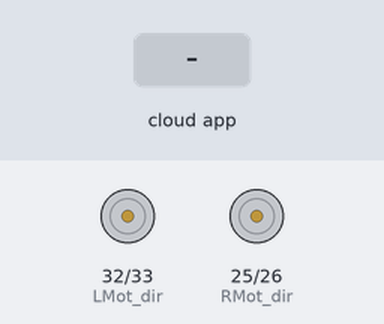
A sketch run on a simulated ESP32. On the bench: direction and speed pins drawn as motors (green arrow = direction pin HIGH = forward, orange = LOW = backward, longer = more drive). The test bench sets the inputs (shaded band). The ROS host is connected and sends only what is stated.

Above: at 3.2 s.
3.3 s: the phone or cloud app sets linear.x to -100
At 4.5 s:
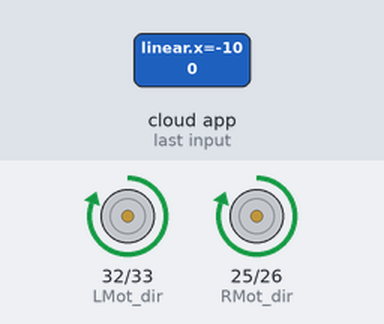
4.8 s: the phone or cloud app sets linear.x to 100
At 5.9 s:
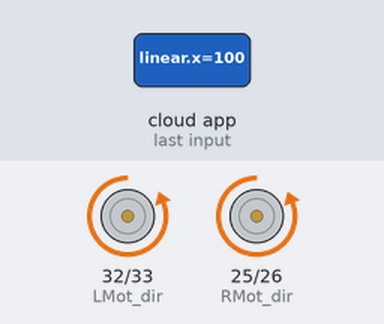
Timing chart, 0 to 7.8 s (numbered marks = the images above; inputs shaded):
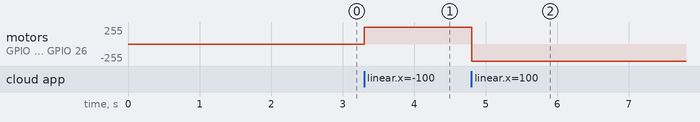

Measured:
- after the input at 3.3 s, motor on GPIO 32 (LMot_dir) / GPIO 33 (LMot_pwm), motor on GPIO 25 (RMot_dir) / GPIO 26 (RMot_pwm): stopped → forward 255/255 at once
- after the input at 4.8 s, motor on GPIO 32 (LMot_dir) / GPIO 33 (LMot_pwm), motor on GPIO 25 (RMot_dir) / GPIO 26 (RMot_pwm): forward 255/255 → backward 255/255 at once

The sketch:

colmibot_node_twist.ino
```cpp
#include <micro_ros_arduino.h> // Incluye la librería principal para micro-ROS en entornos Arduino.

#include <stdio.h> // Incluye la librería estándar de entrada/salida.
#include <rcl/rcl.h> // Incluye la librería del cliente ROS (ROS Client Library).
#include <rcl/error_handling.h> // Incluye funciones para el manejo de errores de RCL.
#include <rclc/rclc.h> // Incluye la librería del cliente ROS C (ROS Client Library C).
#include <rclc/executor.h> // Incluye la librería para el ejecutor de ROS C.

#include <geometry_msgs/msg/twist.h> // Incluye la definición del tipo de mensaje Twist de geometry_msgs. Este mensaje se usa comúnmente para enviar comandos de velocidad.

rcl_subscription_t subscriber; // Declara un objeto suscriptor de ROS.
geometry_msgs__msg__Twist msg; // Declara una variable del tipo de mensaje Twist.
rclc_executor_t executor; // Declara un objeto ejecutor de ROS.
rcl_allocator_t allocator; // Declara un objeto asignador de memoria.
rclc_support_t support; // Declara un objeto de soporte para ROS.
rcl_node_t node; // Declara un objeto nodo de ROS.

// ------------- Pines ----------------

// Motores
#define LMot_dir 32       // Dir1 Cytron
#define LMot_pwm 33      // PWM1 Cytron
#define RMot_dir 25      // Dir2 Cytron
#define RMot_pwm 26      // PWM2 Cytron

// Macro para verificar el código de retorno de una función de ROS. Si no es RCL_RET_OK, llama a error_loop().
#define RCCHECK(fn) { rcl_ret_t temp_rc = fn; if((temp_rc != RCL_RET_OK)){error_loop();}}
// Macro para verificar el código de retorno de una función de ROS. Si no es RCL_RET_OK, llama a error_loop() (similar a RCCHECK en este caso).
#define RCSOFTCHECK(fn) { rcl_ret_t temp_rc = fn; if((temp_rc != RCL_RET_OK)){error_loop();}}

// Función que se ejecuta en caso de un error crítico de ROS.
void error_loop(){
  while(1){ // Bucle infinito.

    delay(100); // Pequeña pausa para que el parpadeo sea visible.
  }
}

// Función de callback para el mensaje Twist. Se llama cada vez que se recibe un mensaje en el tópico suscrito.
void subscription_callback(const void *msgin) {
  // Convierte el puntero genérico a un puntero del tipo de mensaje Twist.
  const geometry_msgs__msg__Twist * msg = (const geometry_msgs__msg__Twist *)msgin;
  // Si la velocidad lineal en el eje X es 0, apaga el LED (LOW); de lo contrario, enciende el LED (HIGH).
  //digitalWrite(LED_PIN, (msg->linear.x > 1) ? LOW : HIGH);
  moveRobot(msg->linear.x,msg->angular.z);
}


// ------------- Setup ----------------
#include <Arduino.h>
void setup() {
  Serial.begin(115200);
  delay(2000);

  set_microros_serial_transports(Serial);

  // Configuración de pines como salida o entrada
  pinMode(LMot_dir, OUTPUT);
  pinMode(RMot_dir, OUTPUT);

  allocator = rcl_get_default_allocator(); // Obtiene el asignador de memoria por defecto.

   // Crea las opciones de inicialización para el soporte de ROS.
  RCCHECK(rclc_support_init(&support, 0, NULL, &allocator));

  // Crea el nodo de ROS.
  RCCHECK(rclc_node_init_default(&node, "colmibot_robot_node", "", &support));

  // Crea el suscriptor.
  RCCHECK(rclc_subscription_init_default(
    &subscriber, // Referencia al objeto suscriptor.
    &node, // Referencia al nodo.
    ROSIDL_GET_MSG_TYPE_SUPPORT(geometry_msgs, msg, Twist), // Obtiene el tipo de soporte del mensaje Twist.
    "colmibot/cmd_vel")); // Nombre del tópico al que se suscribirá.

  // Crea el ejecutor.
  RCCHECK(rclc_executor_init(&executor, &support.context, 1, &allocator)); // Inicializa el ejecutor con un handle.
  // Añade el suscriptor al ejecutor, asociándolo con la función de callback y el modo ON_NEW_DATA (llama al callback solo cuando hay datos nuevos).
  RCCHECK(rclc_executor_add_subscription(&executor, &subscriber, &msg, &subscription_callback, ON_NEW_DATA));

}

// ------------- Function ----------------

void moveRobot(float linealVel, float angularVel) {
  float WS = 0.2;        // Wheel_Separation (m) - 20 cm

  float max_vel = 0.5;     // velocidad máxima esperada (m/s) 0.52
  // 165 RPM = 17.28 rad/s
  // v = omega * wheel_radius = 17.28 * 0.03
  // v = 0.5283 m/s

  // Cinemática
  float v_left  = linealVel - (WS / 2.0) * angularVel;
  float v_right = linealVel + (WS / 2.0) * angularVel;

  // Normalización de la velocidad [-1, 1] - El escalamiento en el archivo joy_teleop.yaml cambia
  v_left  = v_left  / max_vel;
  v_right = v_right / max_vel;

  // Restringir velocidad
  v_left  = constrain(v_left,  -1.0, 1.0);            // Restringuiendo límites para rueda izquierda para no salturarla
  v_right = constrain(v_right, -1.0, 1.0);            // Restringuiendo límites para rueda derecha para no salturarla

  int pwm_left  = (int)(v_left  * 255.0);         // Se escala para tener el valor de PWM de la rueda izquierda
  int pwm_right = (int)(v_right * 255.0);         // Se escala para tener el valor de PWM de la rueda derecha


// Condiciones para establecer los 4 movimientos del robot
  if (pwm_left >= 0) {
    digitalWrite(LMot_dir, LOW);
  } else {
    digitalWrite(LMot_dir, HIGH);
  }

  if (pwm_right >= 0) {
    digitalWrite(RMot_dir, LOW);
  } else {
    digitalWrite(RMot_dir, HIGH);
  }

  // Aplicar señales PWM a los motores
  analogWrite(LMot_pwm, abs(pwm_left));
  analogWrite(RMot_pwm, abs(pwm_right));
}

// ------------- Loop ----------------

void loop() {
  // Hace girar el ejecutor para procesar eventos (como la recepción de mensajes) por 5 ms.
  RCCHECK(rclc_executor_spin_some(&executor, RCL_MS_TO_NS(5)));
}
```
